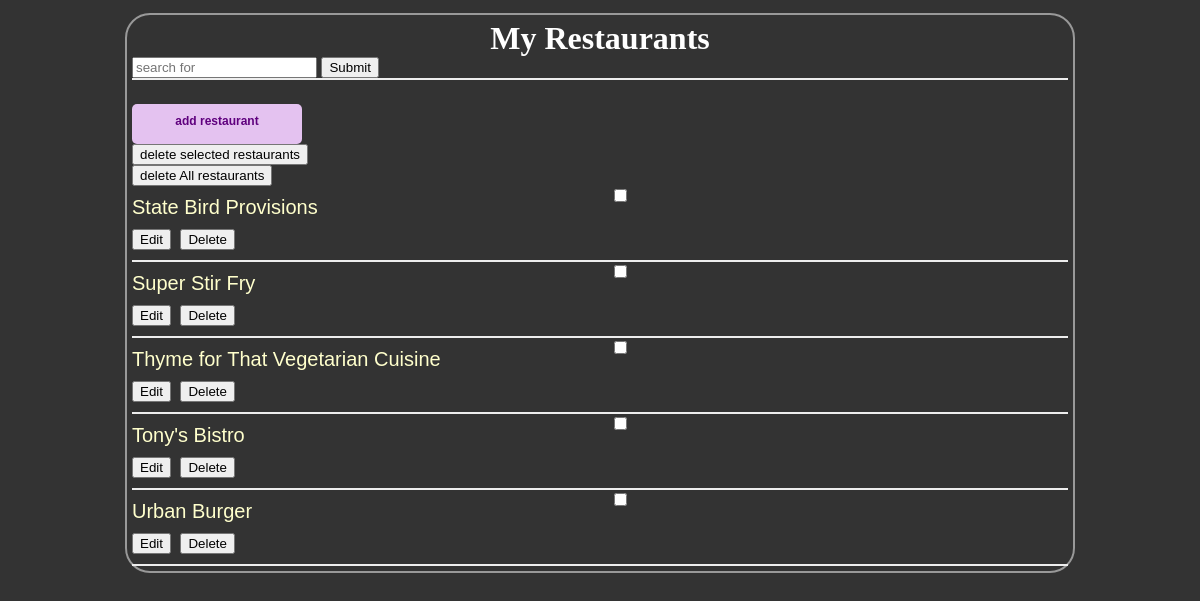
The page /restaurants/ on the database as committed earlier.
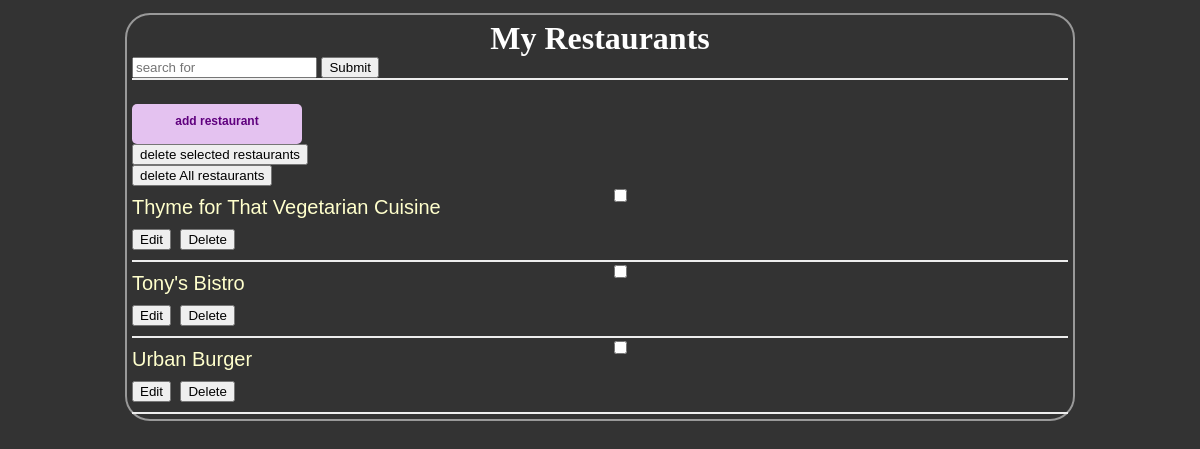
The same page on the database as committed later.
### database_setup.py (models this page shows, shortened)
class Restaurant(Base):
    __tablename__ = 'restaurant'
    id = Column(Integer, primary_key=True)
    name = Column(String(250), nullable=False)

### finalProject.py (the view)
@app.route('/')
@app.route('/restaurants/')
def restaurants():
    allRestaurants=session.query(Restaurant).order_by(Restaurant.name)
    return render_template('restaurants.html',restaurants=allRestaurants)

### templates/restaurants.html (shortened to what this page needs)
<!DOCTYPE html>
<html>
<head>
	<link rel="stylesheet" type="text/css" href="{{url_for('static',filename='style.css')}}">
</head>
<body>
	<div class="pane">
		<div class="restaurant-header">
			<h1 class="header">My Restaurants</h1>
			<form action="{{url_for('searchItem')}}" method="POST">
				<input type="text" name="search" placeholder="search for">
				<input type="submit" name="search">
			</form>
		</div>
		<a class="add-restaurant" href="{{url_for('newRestaurant')}}">add restaurant</a>
		<form action="{{url_for('deleteMultipleRestaurants')}}" method="POST" id='deleteSelected'>
			<button>delete selected restaurants</button>
		</form>
		<form action="{{url_for('deleteAllRestaurants')}}" method="POST">
			<button type="submit" >delete All restaurants</button>
		</form>
		{% for restaurant in restaurants %}
		<div class="restaurant">
			<input type="checkbox" name="restaurant_id" value="{{restaurant.id}}" form="deleteSelected" ></input><a class="name" href="{{url_for('restaurantMenu',restaurant_id=restaurant.id,hilightFlag='')}}">{{restaurant.name}}</a><br>
			<div class="restaurant-options">
				<button onclick="location.href='{{url_for('editRestaurant',restaurant_id=restaurant.id)}}'">Edit</button>
				<button onclick="location.href='{{url_for('deleteRestaurant',restaurant_id=restaurant.id)}}'">Delete</button>
			</div>
		</div>
		{% endfor %}
	</div>
</body>
</html>

### static/style.css (style rules this page uses)
body { font-family: sans-serif;background-color: #333333; }
h1, h2, h3, h4 { color: #FFFFFF; }
h1, h2 { font-family: 'Georgia', serif; margin: 0; }
.restaurant-header { border-bottom: 2px solid #eee; margin-bottom: 24px }
button { margin-right: 5px; }
a { text-decoration: none; color:#FFFFCC; font-size: .75em; }
.pane { position:absolute;right:10%; left:10%; border: 2px solid; border-radius: 25px; padding: 5px; margin: 5px; border-color: #999999; background-color: #333333 }
.header { left:50%; text-align: center; }
.name { width:50%;display: inline-block; float: left; }
a.name { font-size: 20px;margin: 10px;margin-left: 0px }
.restaurant-options { margin-right:50%;margin-bottom: 10px }
.restaurant { border-bottom: 2px solid #eee; }
.restaurant .name { font-size: 20px; }
a.add-restaurant { display: block; width: 150px; height: 20px; background: #E4C2F0; padding: 10px; text-align: center; border-radius: 5px; color: #5F007E; font-weight: bold; }

Rows that differ between the two databases and show on the page:
removed Restaurant: name "State Bird Provisions"
removed Restaurant: name "Super Stir Fry"
